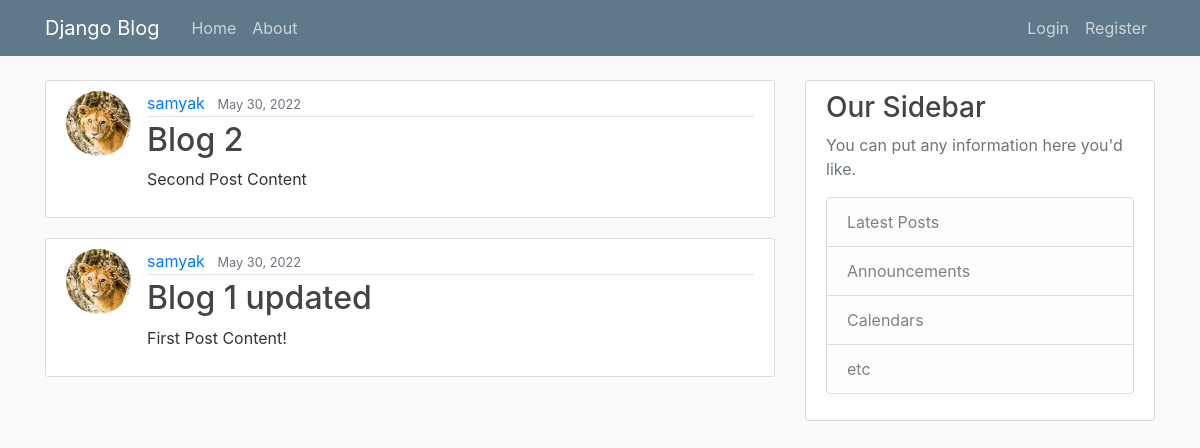
The app's page /, older data.
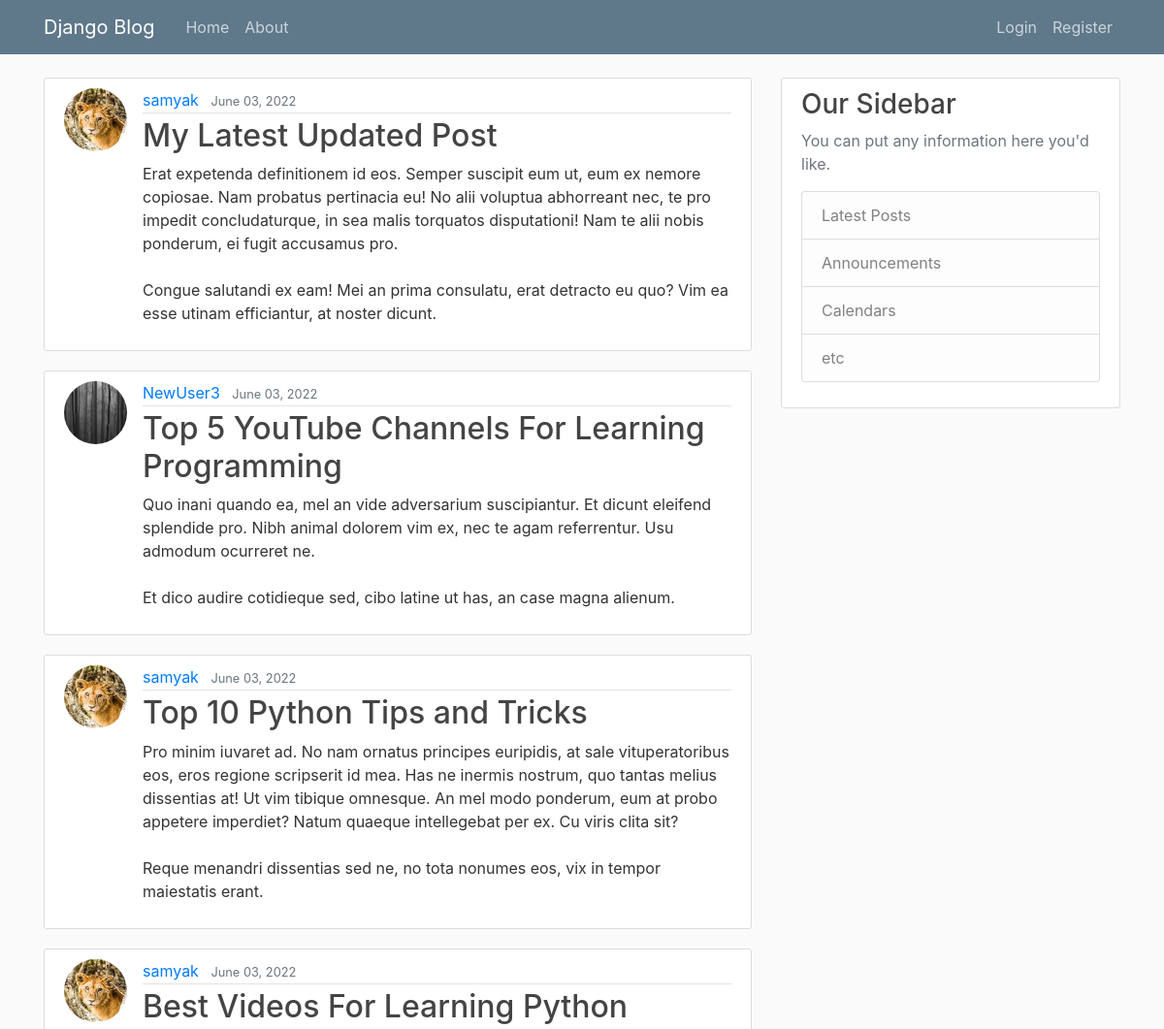
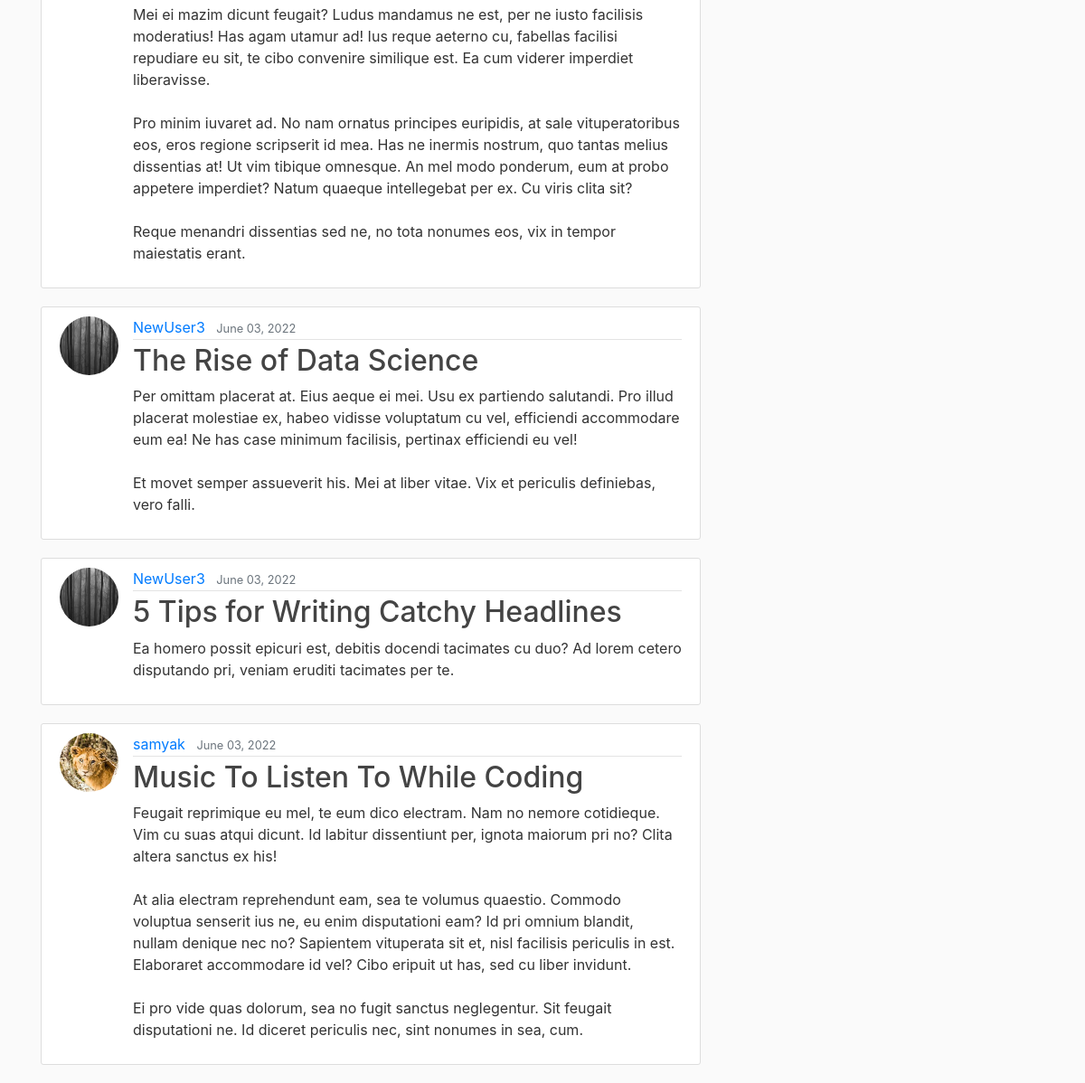
The same page, newer data (2 pictures, top to bottom).
### blog/models.py (models this page shows, shortened)
class Post(models.Model):
    title = models.CharField(max_length=100)
    content = models.TextField()
    date_posted = models.DateTimeField(default=timezone.now)
    author = models.ForeignKey(User,on_delete=models.CASCADE)

### users/models.py (models this page shows, shortened)
class Profile(models.Model):
    user = models.OneToOneField(User,on_delete=models.CASCADE)
    image = models.ImageField(default='default.jpeg',upload_to='profile_pics')

### blog/views.py (the view)
# urls.py: path('',PostListView.as_view(), name = 'blog-home'),
class PostListView(ListView):
    model = Post
    template_name = 'blog/home.html'    #to change the default template to look into
    context_object_name = 'posts'       #the name of the context variable should be *posts* rather than default variable name
    ordering = ['-date_posted']         # negative sign indicates that ordering should be from new to old. Remove the negative sign to change the order from old to new
    paginate_by = 7

### blog/templates/blog/home.html
{% extends "blog/base.html" %}
{% block content %}
    {% for post in posts %}
        <article class="media content-section">
            <img class="rounded-circle article-img" src="{{ post.author.profile.image.url }}" alt="">
            <div class="media-body">
            <div class="article-metadata">
                <a class="mr-2" href="#">{{ post.author }}</a>
                <small class="text-muted">{{ post.date_posted|date:"F d, Y" }}</small>
            </div>
            <h2><a class="article-title" href="#">{{ post.title }}</a></h2>
            <p class="article-content">{{ post.content }}</p>
            </div>
        </article>
    {% endfor %}
{% endblock content %}

### blog/templates/blog/base.html (shortened to what this page needs)
{% load static %}
<!DOCTYPE html>
<html>
    <head>
        <link rel="stylesheet" href="https://cdn.jsdelivr.net/npm/bootstrap@4.0.0/dist/css/bootstrap.min.css">
        <link rel="stylesheet" type="text/css" href="{% static 'blog/main.css' %}">
    </head>
    <body>
        <header class="site-header">
            <nav class="navbar navbar-expand-md navbar-dark bg-steel fixed-top">
              <div class="container">
                <a class="navbar-brand mr-4" href="{% url 'blog-home' %}">Django Blog</a>
                <div class="collapse navbar-collapse" id="navbarToggle">
                  <div class="navbar-nav mr-auto">
                    <a class="nav-item nav-link" href="{% url 'blog-home' %}">Home</a>
                    <a class="nav-item nav-link" href="{% url 'blog-about' %}">About</a>
                  </div>
                  <div class="navbar-nav">
                    {% if user.is_authenticated %}
                      <a class="nav-item nav-link" href="{% url 'post-create' %}">New Post</a>
                      <a class="nav-item nav-link" href="{% url 'profile' %}">Profile</a>
                      <a class="nav-item nav-link" href="{% url 'logout' %}">Logout</a>
                    {% else %}
                      <a class="nav-item nav-link" href="{% url 'login' %}">Login</a>
                      <a class="nav-item nav-link" href="{% url 'register' %}">Register</a>
                    {% endif %}
                  </div>
                </div>
              </div>
            </nav>
        </header>
        <main role="main" class="container">
            <div class="row">
              <div class="col-md-8">
                {% block content %}{% endblock %}
              </div>
              <div class="col-md-4">
                <div class="content-section">
                  <h3>Our Sidebar</h3>
                  <p class='text-muted'>You can put any information here you'd like.
                    <ul class="list-group">
                      <li class="list-group-item list-group-item-light">Latest Posts</li>
                      <li class="list-group-item list-group-item-light">Announcements</li>
                      <li class="list-group-item list-group-item-light">Calendars</li>
                      <li class="list-group-item list-group-item-light">etc</li>
                    </ul>
                  </p>
                </div>
              </div>
            </div>
        </main>
    </body>
</html>

### blog/static/blog/main.css (style rules this page uses)
body { background: #fafafa; color: #333333; margin-top: 5rem; }
h1, h2, h3, h4, h5, h6 { color: #444444; }
ul { margin: 0; }
.bg-steel { background-color: #5f788a; }
.site-header .navbar-nav .nav-link { color: #cbd5db; }
.content-section { background: #ffffff; padding: 10px 20px; border: 1px solid #dddddd; border-radius: 3px; margin-bottom: 20px; }
.article-title { color: #444444; }
.article-content { white-space: pre-line; }
.article-img { height: 65px; width: 65px; margin-right: 16px; }
.article-metadata { padding-bottom: 1px; margin-bottom: 4px; border-bottom: 1px solid #e3e3e3 }

Row changes from the older to the newer data that the page shows:
no longer on this page (row edited): Post: author.profile.image (picture), author "samyak", date_posted "May 30, 2022", title "Blog 2", content "Second Post Content"
no longer on this page (row unchanged): Post: author.profile.image (picture), author "samyak", date_posted "May 30, 2022", title "Blog 1 updated", content "First Post Content!"
added Post: author.profile.image (picture), author "samyak", date_posted "June 03, 2022", title "My Latest Updated Post", content "Erat expetenda definitionem id eos. Semper suscipit eum ut, eum ex nemore copiosae. Nam probatus pertinacia eu! No alii voluptua abhorreant nec, te pro impedit concludaturque, in sea malis torquatos disputationi! Nam te alii nobis ponderum, ei fugit accusamus pro. Congue salutandi ex eam! Mei an prima consulatu, erat detracto eu quo? Vim ea esse utinam efficiantur, at noster dicunt."
added Post: author.profile.image (placeholder picture), author "NewUser3", date_posted "June 03, 2022", title "Top 5 YouTube Channels For Learning Programming", content "Quo inani quando ea, mel an vide adversarium suscipiantur. Et dicunt eleifend splendide pro. Nibh animal dolorem vim ex, nec te agam referrentur. Usu admodum ocurreret ne. Et dico audire cotidieque sed, cibo latine ut has, an case magna alienum."
added Post: author.profile.image (picture), author "samyak", date_posted "June 03, 2022", title "Top 10 Python Tips and Tricks", content "Pro minim iuvaret ad. No nam ornatus principes euripidis, at sale vituperatoribus eos, eros regione scripserit id mea. Has ne inermis nostrum, quo tantas melius dissentias at! Ut vim tibique omnesque. An mel modo ponderum, eum at probo appetere imperdiet? Natum quaeque intellegebat per ex. Cu viris clita sit? Reque menandri dissentias sed ne, no tota nonumes eos, vix in tempor maiestatis erant."
added Post: author.profile.image (picture), author "samyak", date_posted "June 03, 2022", title "Best Videos For Learning Python", content "Mei ei mazim dicunt feugait? Ludus mandamus ne est, per ne iusto facilisis moderatius! Has agam utamur ad! Ius reque aeterno cu, fabellas facilisi repudiare eu sit, te cibo convenire similique est. Ea cum viderer imperdiet liberavisse. Pro minim iuvaret ad. No nam ornatus principes euripidis, at sale vituperatoribus eos, eros regione scripserit id mea. Has ne inermis nostrum, quo tantas melius dissentias at! Ut vim tibique omnesque. An mel modo ponderum, eum at probo appetere imperdiet? Natum quaeque intellegebat per ex. Cu viris clita sit? Reque menandri dissentias sed ne, no tota nonumes eos, vix in tempor maiestatis erant."
added Post: author.profile.image (placeholder picture), author "NewUser3", date_posted "June 03, 2022", title "The Rise of Data Science", content "Per omittam placerat at. Eius aeque ei mei. Usu ex partiendo salutandi. Pro illud placerat molestiae ex, habeo vidisse voluptatum cu vel, efficiendi accommodare eum ea! Ne has case minimum facilisis, pertinax efficiendi eu vel! Et movet semper assueverit his. Mei at liber vitae. Vix et periculis definiebas, vero falli."
added Post: author.profile.image (placeholder picture), author "NewUser3", date_posted "June 03, 2022", title "5 Tips for Writing Catchy Headlines", content "Ea homero possit epicuri est, debitis docendi tacimates cu duo? Ad lorem cetero disputando pri, veniam eruditi tacimates per te."
added Post: author.profile.image (picture), author "samyak", date_posted "June 03, 2022", title "Music To Listen To While Coding", content "Feugait reprimique eu mel, te eum dico electram. Nam no nemore cotidieque. Vim cu suas atqui dicunt. Id labitur dissentiunt per, ignota maiorum pri no? Clita altera sanctus ex his! At alia electram reprehendunt eam, sea te volumus quaestio. Commodo voluptua senserit ius ne, eu enim disputationi eam? Id pri omnium blandit, nullam denique nec no? Sapientem vituperata sit et, nisl facilisis periculis in est. Elaboraret accommodare id vel? Cibo eripuit ut has, sed cu liber invidunt. Ei pro vide quas dolorum, sea no fugit sanctus neglegentur. Sit feugait disputationi ne. Id diceret periculis nec, sint nonumes in sea, cum."
